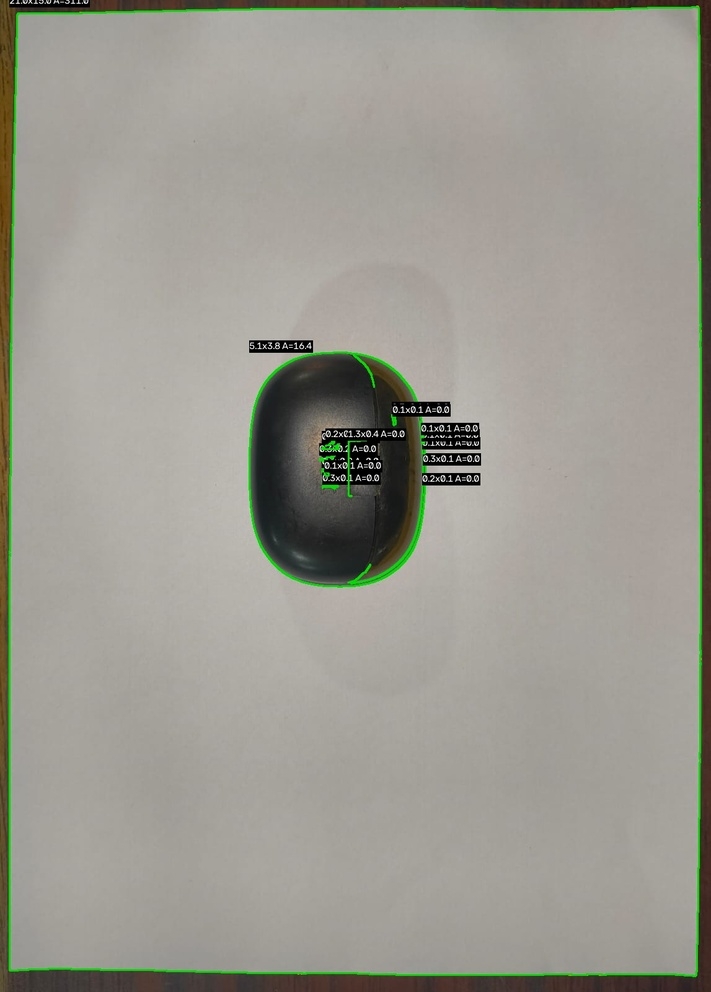
#> input picture CATEGORY_A_Classical_Geometric_Methods/A6_contour_geometry/a6_result.jpg, 711 x 992 px, shrunk from 1147 x 1600 before the run
$ python a6_contour_geometry.py --image a6_result.jpg --ref-width 1.0
#> lines starting #> are read from the running program, lines starting #| are printed output that depends on the picture; after the words box and inside, x2 and y2 are one past the last pixel; in counts of white or black regions, pixels touching at a corner belong together
### CATEGORY_A_Classical_Geometric_Methods/A6_contour_geometry/utils/camera_utils.py
"""
camera_utils.py
----------------
Helper functions for Contour Geometry.
Includes standardized contour extraction and visualization logic.
"""

import os
import cv2
import numpy as np

COLOR_REFERENCE = (0, 140, 255)   # Orange (BGR)
COLOR_TARGET = (0, 220, 0)        # Green (BGR)
COLOR_TEXT = (255, 255, 255)      # White

def load_image(image_path):
    img = cv2.imread(image_path)
    if img is None:
        raise FileNotFoundError(f"Could not read image at '{image_path}'.")
    return img

def to_gray_blur(img, ksize=(5, 5)):
    gray = cv2.cvtColor(img, cv2.COLOR_BGR2GRAY)
    return cv2.GaussianBlur(gray, ksize, 0)

def find_contours(img, canny_low=50, canny_high=150):
    """Pipeline to extract contours for irregular shapes."""
    gray = to_gray_blur(img)
    edged = cv2.Canny(gray, canny_low, canny_high)
    # Morphological operations to close small gaps in contours
    kernel = cv2.getStructuringElement(cv2.MORPH_RECT, (3, 3))
    edged = cv2.morphologyEx(edged, cv2.MORPH_CLOSE, kernel)

    contours, _ = cv2.findContours(edged, cv2.RETR_LIST, cv2.CHAIN_APPROX_SIMPLE)
    return contours

def min_area_rect_dimensions(contour):
    """Returns (box, width, height) of the rotated bounding box."""
    rect = cv2.minAreaRect(contour)
    (cx, cy), (w, h), angle = rect
    box = cv2.boxPoints(rect)
    return box, max(w, h), min(w, h)

def draw_contour(img, contour, color=COLOR_TARGET, thickness=2, label=None):
    """Draws the contour outline and an optional label."""
    cv2.drawContours(img, [contour], -1, color, thickness)
    if label:
        x, y, w, h = cv2.boundingRect(contour)
        font = cv2.FONT_HERSHEY_SIMPLEX
        (tw, th), baseline = cv2.getTextSize(label, font, 0.5, 1)
        cv2.rectangle(img, (x, y - th - 5), (x + tw, y), (0, 0, 0), -1)
        cv2.putText(img, label, (x, y - 5), font, 0.5, (255, 255, 255), 1, cv2.LINE_AA)
    return img

def save_image(img, output_path):
    out_dir = os.path.dirname(output_path)
    if out_dir:
        os.makedirs(out_dir, exist_ok=True)
    cv2.imwrite(output_path, img)

### CATEGORY_A_Classical_Geometric_Methods/A6_contour_geometry/a6_contour_geometry.py
"""
A6 - Contour Geometry Method
==============================
Math:
    Measures properties of irregular shapes by using a reference object
    for scale.

    Conversions:
        real_length = pixel_length / pixels_per_metric
        real_area   = pixel_area   / (pixels_per_metric ** 2)

    Key features:
        - cv2.minAreaRect: Best for object dimensions (rotated).
        - cv2.contourArea: Best for true surface area.
        - cv2.arcLength: Best for true object perimeter.
"""

import cv2
import json
import argparse
from utils.camera_utils import (
    load_image, find_contours, min_area_rect_dimensions,
    draw_contour, save_image, COLOR_REFERENCE
)

def analyze_contour(contour, pixels_per_metric):
    """Computes real-world geometric properties for a shape."""
    _, width_px, height_px = min_area_rect_dimensions(contour)
    perimeter_px = cv2.arcLength(contour, True)
    area_px = cv2.contourArea(contour)

    return {
        "width": width_px / pixels_per_metric,
        "height": height_px / pixels_per_metric,
        "perimeter": perimeter_px / pixels_per_metric,
        "area": area_px / (pixels_per_metric ** 2),
    }

def measure_shapes(image_path, ref_dim_real, ref_index=0, output_path=None):
    img = load_image(image_path)
#> in load_image, img is the input picture: shape (992, 711, 3); mean B, G, R 144.3, 153.5, 155.2
    contours = find_contours(img)
#> in to_gray_blur, `gray = cv2.cvtColor(img, cv2.COLOR_BGR2GRAY)`:
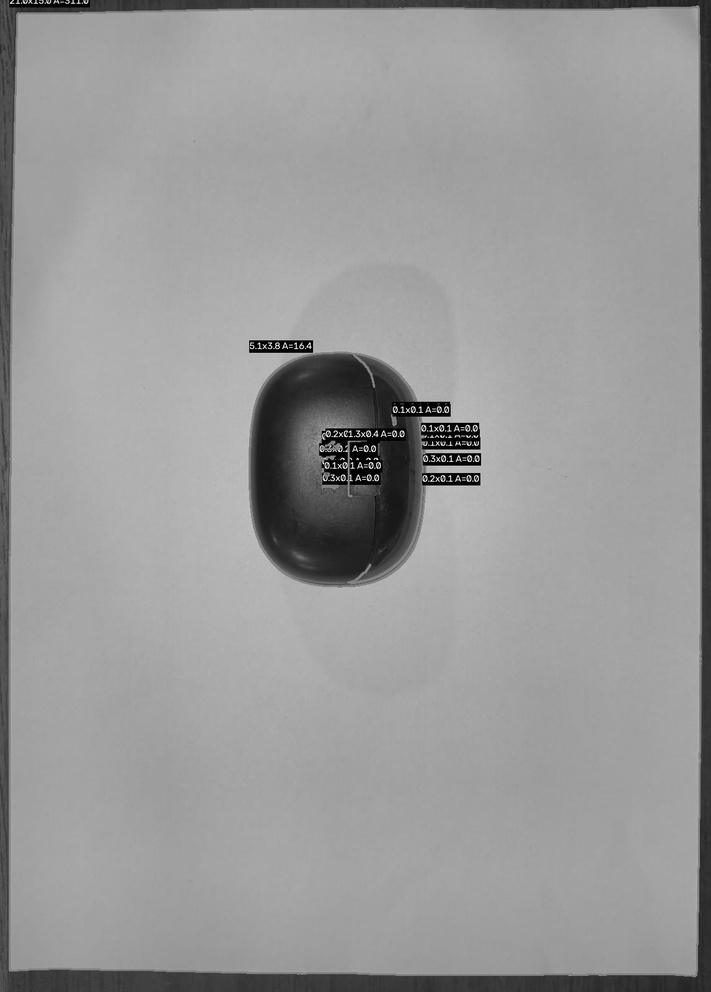
#> gray: shape (992, 711); min 0, max 255, mean 152.9
#> in find_contours, `edged = cv2.Canny(gray, canny_low, canny_high)`:
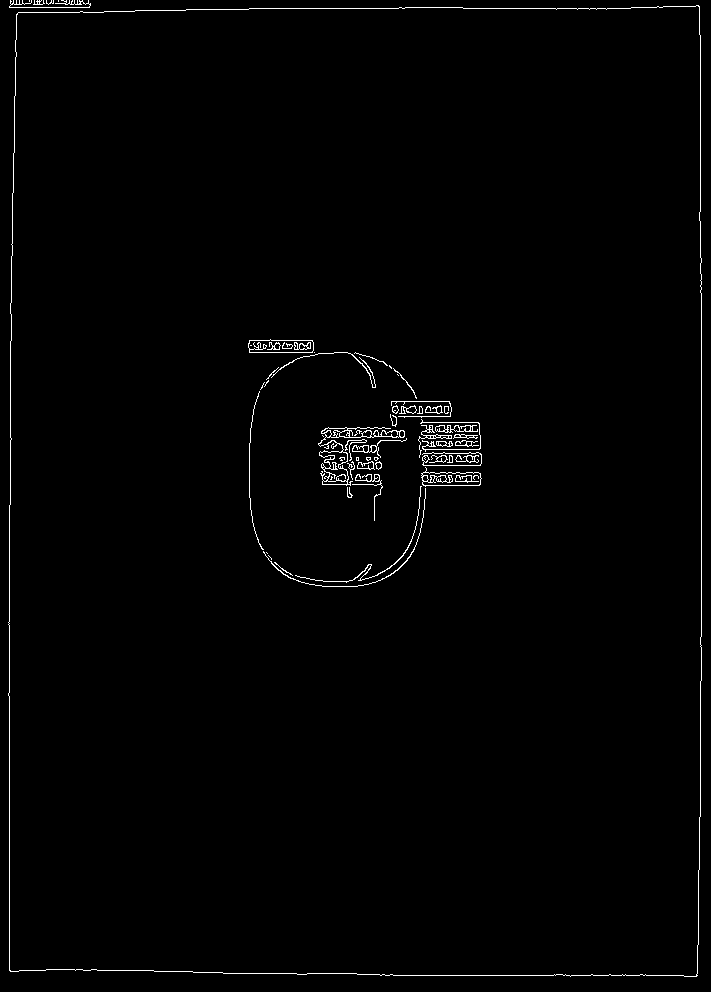
#> edged: shape (992, 711); 1.1% white in thin lines or dots
#> in find_contours, `edged = cv2.morphologyEx(edged, cv2.MORPH_CLOSE, kernel)`:
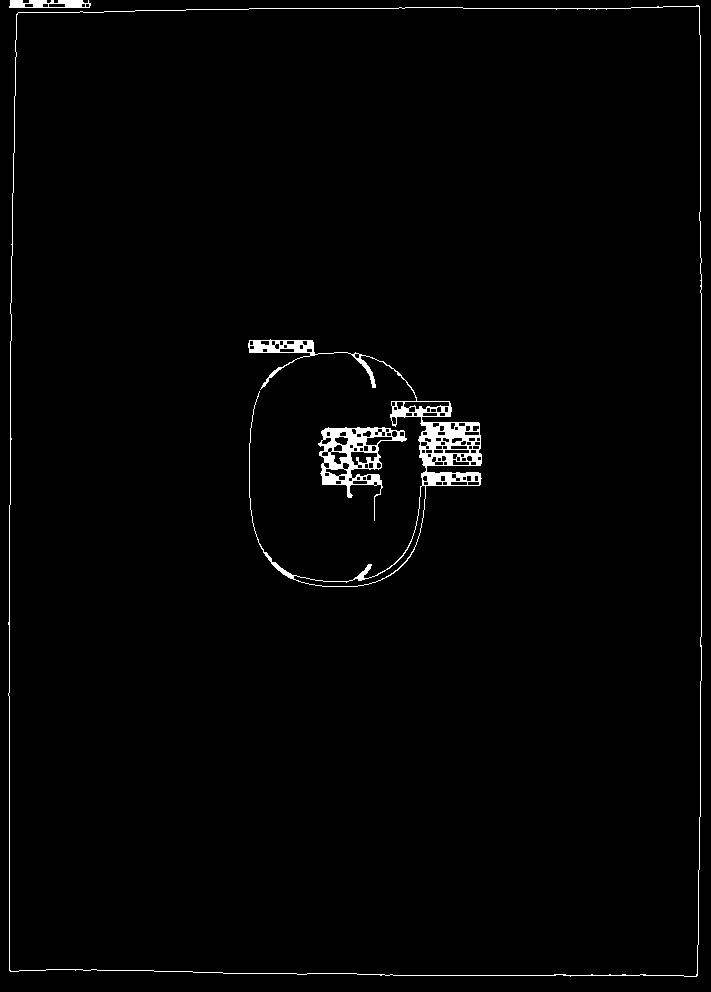
#> edged: shape (992, 711); 1.5% white; 4 white regions
#> in find_contours, `contours, _ = cv2.findContours(edged, cv2.RETR_LIST, cv2.CHAIN_APPROX_..`: contours = 139 contours, 50 with area under 20; largest, box (x1, y1, x2, y2) and area: (8, 5, 702, 977) 665036, (8, 6, 702, 977) 664990, (248, 339, 482, 587) 6554, (318, 427, 407, 521) 3347, (293, 485, 426, 587) 1056

    # Sort contours by size to ensure consistent indexing
    contours = sorted(contours, key=cv2.contourArea, reverse=True)

    if len(contours) < 2:
        raise ValueError("Need at least 2 shapes: 1 ref + 1 target.")

    _, ref_width_px, _ = min_area_rect_dimensions(contours[ref_index])
#> in min_area_rect_dimensions, `rect = cv2.minAreaRect(contour)`: rect = ((354.5, 490.5), (971, 693), -90)
#> in min_area_rect_dimensions, `(cx, cy), (w, h), angle = rect`: cx = 354.5; cy = 490.5; w = 971; h = 693; angle = -90
#> in min_area_rect_dimensions, `box = cv2.boxPoints(rect)`: box = [[701, 976], [8, 976], [8, 5], [701, 5]]
#> ref_width_px = 971
    pixels_per_metric = ref_width_px / ref_dim_real
#> pixels_per_metric = 971

    annotated = img.copy() if output_path else None

    results = []
    for i, c in enumerate(contours):
        props = analyze_contour(c, pixels_per_metric)
        results.append(props)

        if annotated is not None:
            color = COLOR_REFERENCE if i == ref_index else (0, 220, 0)
            label = f"{props['width']:.1f}x{props['height']:.1f} A={props['area']:.1f}"
            draw_contour(annotated, c, color=color, label=label)
#> this loop made 139 passes
#> width_px in analyze_contour on passes 1, 2, 4, 6: 971, 970, 94.36, 81
#> (width_px in analyze_contour, height_px in analyze_contour) on passes 3, 5: (247.6, 232.3), (160.9, 54.73)
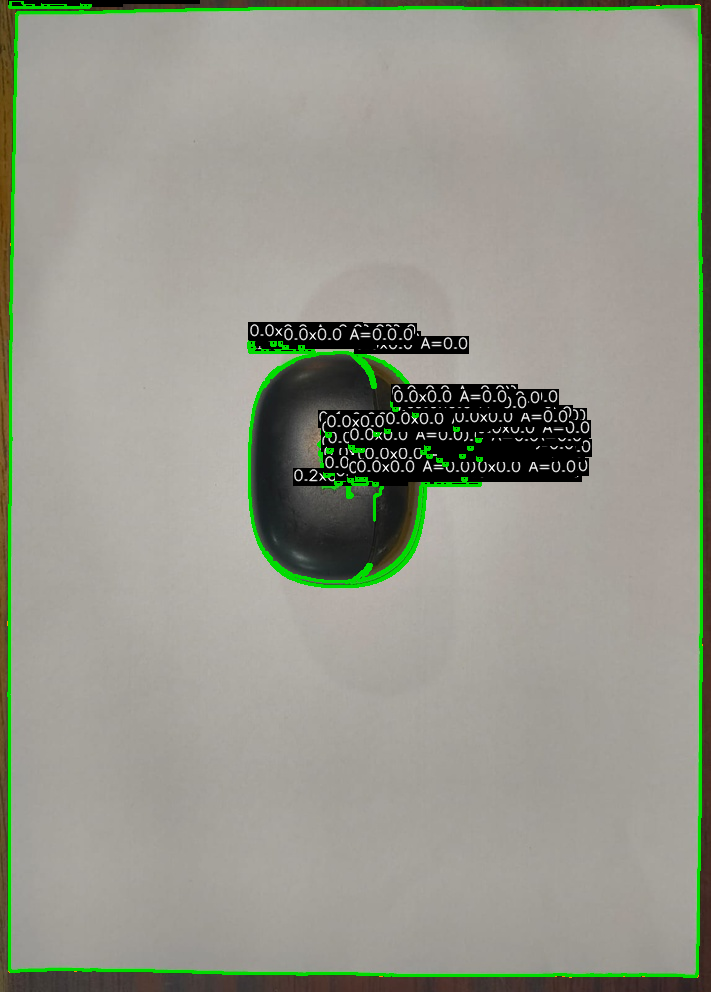
#> annotated: shape (992, 711, 3); 6.39% of pixels changed, all inside (x1, y1, x2, y2) = (7, 0, 703, 978)

    if output_path:
        save_image(annotated, output_path)

    return {"pixels_per_metric": pixels_per_metric, "shapes": results}

if __name__ == "__main__":
    parser = argparse.ArgumentParser(description="A6 - Contour Geometry")
    parser.add_argument("--image", required=True)
    parser.add_argument("--ref-width", type=float, required=True)
    parser.add_argument("--output", default="a6_result.jpg")

    args = parser.parse_args()
    res = measure_shapes(args.image, args.ref_width, output_path=args.output)
    print(json.dumps(res, indent=2))
#> (printed output is left out)
